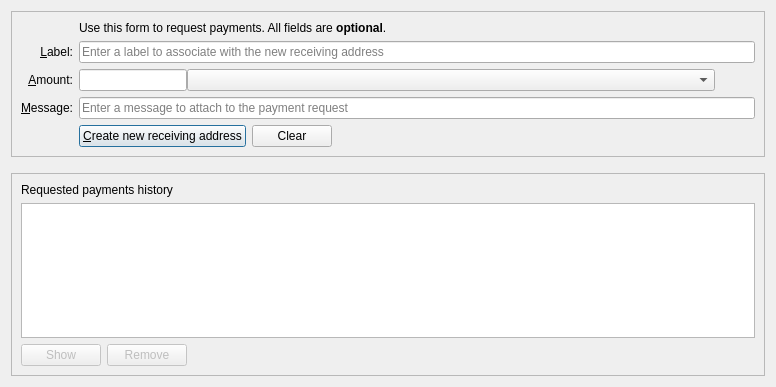
<?xml version="1.0" encoding="UTF-8"?>
<ui version="4.0">
 <class>ReceiveCoinsDialog</class>
 <widget class="QDialog" name="ReceiveCoinsDialog">
  <property name="geometry">
   <rect>
    <x>0</x>
    <y>0</y>
    <width>776</width>
    <height>387</height>
   </rect>
  </property>
  <layout class="QVBoxLayout" name="verticalLayout" stretch="0,0,1">
   <item>
    <widget class="QFrame" name="frame2">
     <property name="sizePolicy">
      <sizepolicy hsizetype="Preferred" vsizetype="Expanding">
       <horstretch>0</horstretch>
       <verstretch>0</verstretch>
      </sizepolicy>
     </property>
     <property name="frameShape">
      <enum>QFrame::StyledPanel</enum>
     </property>
     <property name="frameShadow">
      <enum>QFrame::Sunken</enum>
     </property>
     <layout class="QVBoxLayout" name="verticalLayout_3">
      <item>
       <layout class="QGridLayout" name="gridLayout">
        <item row="6" column="0">
         <widget class="QLabel" name="label_3">
          <property name="toolTip">
           <string>An optional message to attach to the payment request, which will be displayed when the request is opened. Note: The message will not be sent with the payment over the Dash network.</string>
          </property>
          <property name="text">
           <string>&amp;Message:</string>
          </property>
          <property name="alignment">
           <set>Qt::AlignRight|Qt::AlignTrailing|Qt::AlignVCenter</set>
          </property>
          <property name="buddy">
           <cstring>reqMessage</cstring>
          </property>
         </widget>
        </item>
        <item row="4" column="2">
         <widget class="QLineEdit" name="reqLabel">
          <property name="toolTip">
           <string>An optional label to associate with the new receiving address (used by you to identify an invoice).  It is also attached to the payment request.</string>
          </property>
          <property name="placeholderText">
           <string>Enter a label to associate with the new receiving address</string>
          </property>
         </widget>
        </item>
        <item row="6" column="2">
         <widget class="QLineEdit" name="reqMessage">
          <property name="toolTip">
           <string>An optional message to attach to the payment request, which will be displayed when the request is opened.&lt;br&gt;Note: The message will not be sent with the payment over the Dash network.</string>
          </property>
          <property name="placeholderText">
           <string>Enter a message to attach to the payment request</string>
          </property>
         </widget>
        </item>
        <item row="2" column="2">
         <widget class="QLabel" name="label_5">
          <property name="text">
           <string>Use this form to request payments. All fields are &lt;b&gt;optional&lt;/b&gt;.</string>
          </property>
         </widget>
        </item>
        <item row="4" column="0">
         <widget class="QLabel" name="label_2">
          <property name="toolTip">
           <string>An optional label to associate with the new receiving address.</string>
          </property>
          <property name="text">
           <string>&amp;Label:</string>
          </property>
          <property name="alignment">
           <set>Qt::AlignRight|Qt::AlignTrailing|Qt::AlignVCenter</set>
          </property>
          <property name="buddy">
           <cstring>reqLabel</cstring>
          </property>
         </widget>
        </item>
        <item row="5" column="0">
         <widget class="QLabel" name="label">
          <property name="toolTip">
           <string>An optional amount to request. Leave this empty or zero to not request a specific amount.</string>
          </property>
          <property name="text">
           <string>&amp;Amount:</string>
          </property>
          <property name="alignment">
           <set>Qt::AlignRight|Qt::AlignTrailing|Qt::AlignVCenter</set>
          </property>
          <property name="buddy">
           <cstring>reqAmount</cstring>
          </property>
         </widget>
        </item>
        <item row="7" column="2">
         <layout class="QHBoxLayout" name="horizontalLayout">
          <item>
           <widget class="QPushButton" name="receiveButton">
            <property name="minimumSize">
             <size>
              <width>150</width>
              <height>0</height>
             </size>
            </property>
            <property name="text">
             <string>&amp;Create new receiving address</string>
            </property>
            <property name="autoDefault">
             <bool>false</bool>
            </property>
            <property name="default">
             <bool>true</bool>
            </property>
           </widget>
          </item>
          <item>
           <widget class="QPushButton" name="clearButton">
            <property name="sizePolicy">
             <sizepolicy hsizetype="Minimum" vsizetype="Fixed">
              <horstretch>0</horstretch>
              <verstretch>0</verstretch>
             </sizepolicy>
            </property>
            <property name="toolTip">
             <string>Clear all fields of the form.</string>
            </property>
            <property name="text">
             <string>Clear</string>
            </property>
            <property name="autoDefault">
             <bool>false</bool>
            </property>
           </widget>
          </item>
          <item>
           <spacer name="horizontalSpacer">
            <property name="orientation">
             <enum>Qt::Horizontal</enum>
            </property>
            <property name="sizeHint" stdset="0">
             <size>
              <width>40</width>
              <height>20</height>
             </size>
            </property>
           </spacer>
          </item>
         </layout>
        </item>
        <item row="7" column="0">
         <widget class="QLabel" name="label_7">
          <property name="text">
           <string/>
          </property>
         </widget>
        </item>
        <item row="5" column="2">
         <layout class="QHBoxLayout" name="horizontalLayout_4" stretch="0,1">
          <property name="spacing">
           <number>0</number>
          </property>
          <property name="topMargin">
           <number>0</number>
          </property>
          <item>
           <widget class="BitcoinAmountField" name="reqAmount">
            <property name="toolTip">
             <string>An optional amount to request. Leave this empty or zero to not request a specific amount.</string>
            </property>
           </widget>
          </item>
          <item>
           <widget class="QComboBox" name="addressType">
            <property name="sizePolicy">
             <sizepolicy hsizetype="Fixed" vsizetype="Fixed">
              <horstretch>0</horstretch>
              <verstretch>0</verstretch>
             </sizepolicy>
            </property>
            <property name="maximumSize">
             <size>
              <width>1000</width>
              <height>16777215</height>
             </size>
            </property>
            <property name="focusPolicy">
             <enum>Qt::StrongFocus</enum>
            </property>
           </widget>
          </item>
          <item>
           <spacer name="horizontalSpacer_3">
            <property name="orientation">
             <enum>Qt::Horizontal</enum>
            </property>
            <property name="sizeHint" stdset="0">
             <size>
              <width>40</width>
              <height>20</height>
             </size>
            </property>
           </spacer>
          </item>
         </layout>
        </item>
       </layout>
      </item>
     </layout>
    </widget>
   </item>
   <item>
    <spacer name="verticalSpacer_2">
     <property name="orientation">
      <enum>Qt::Vertical</enum>
     </property>
     <property name="sizeHint" stdset="0">
      <size>
       <width>20</width>
       <height>10</height>
      </size>
     </property>
    </spacer>
   </item>
   <item>
    <widget class="QFrame" name="frame">
     <property name="sizePolicy">
      <sizepolicy hsizetype="Preferred" vsizetype="Expanding">
       <horstretch>0</horstretch>
       <verstretch>0</verstretch>
      </sizepolicy>
     </property>
     <property name="frameShape">
      <enum>QFrame::StyledPanel</enum>
     </property>
     <property name="frameShadow">
      <enum>QFrame::Raised</enum>
     </property>
     <layout class="QVBoxLayout" name="verticalLayout_2">
      <item>
       <widget class="QLabel" name="label_6">
        <property name="text">
         <string>Requested payments history</string>
        </property>
       </widget>
      </item>
      <item>
       <widget class="QTableView" name="recentRequestsView">
        <property name="contextMenuPolicy">
         <enum>Qt::CustomContextMenu</enum>
        </property>
        <property name="tabKeyNavigation">
         <bool>false</bool>
        </property>
        <property name="sortingEnabled">
         <bool>true</bool>
        </property>
       </widget>
      </item>
      <item>
       <layout class="QHBoxLayout" name="horizontalLayout_2">
        <item>
         <widget class="QPushButton" name="showRequestButton">
          <property name="enabled">
           <bool>false</bool>
          </property>
          <property name="toolTip">
           <string>Show the selected request (does the same as double clicking an entry)</string>
          </property>
          <property name="text">
           <string>Show</string>
          </property>
          <property name="autoDefault">
           <bool>false</bool>
          </property>
         </widget>
        </item>
        <item>
         <widget class="QPushButton" name="removeRequestButton">
          <property name="enabled">
           <bool>false</bool>
          </property>
          <property name="toolTip">
           <string>Remove the selected entries from the list</string>
          </property>
          <property name="text">
           <string>Remove</string>
          </property>
          <property name="autoDefault">
           <bool>false</bool>
          </property>
         </widget>
        </item>
        <item>
         <spacer name="horizontalSpacer_2">
          <property name="orientation">
           <enum>Qt::Horizontal</enum>
          </property>
          <property name="sizeHint" stdset="0">
           <size>
            <width>40</width>
            <height>20</height>
           </size>
          </property>
         </spacer>
        </item>
       </layout>
      </item>
     </layout>
    </widget>
   </item>
  </layout>
 </widget>
 <customwidgets>
  <customwidget>
   <class>BitcoinAmountField</class>
   <extends>QLineEdit</extends>
   <header>qt/bitcoinamountfield.h</header>
   <container>1</container>
  </customwidget>
 </customwidgets>
 <tabstops>
  <tabstop>reqLabel</tabstop>
  <tabstop>reqAmount</tabstop>
  <tabstop>addressType</tabstop>
  <tabstop>reqMessage</tabstop>
  <tabstop>receiveButton</tabstop>
  <tabstop>clearButton</tabstop>
  <tabstop>recentRequestsView</tabstop>
  <tabstop>showRequestButton</tabstop>
  <tabstop>removeRequestButton</tabstop>
 </tabstops>
 <resources/>
 <connections/>
</ui>
